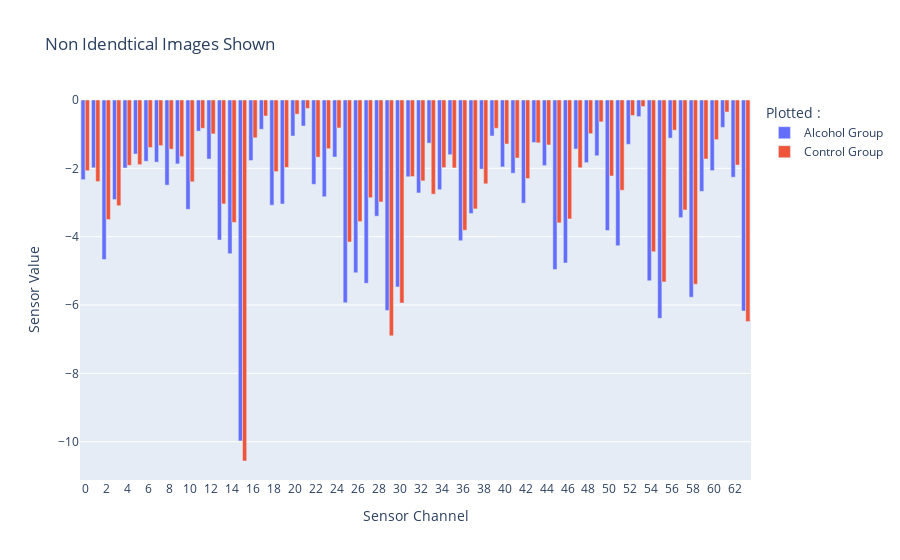

Notebook code for this chart:
### Code cell
B=[]
for i in range(0, 64):
    B.append(str(i))

fig = go.Figure()
fig.add_trace(go.Bar(x=B, y=x5, name="Alcohol Group"))
fig.add_trace(go.Bar(x=B, y=x6, name="Control Group"))

fig.update_layout(barmode='group',
                    title="Non Idendtical Images Shown",
                    xaxis_title="Sensor Channel",
                    yaxis_title="Sensor Value",
                    legend_title="Plotted :",)

fig.show()

### Figure 1 — Plotly figure (JSON) as saved in the notebook; plotly's stock layout.template omitted (floating-point values rounded to 4 significant figures)
{"data": [{"name": "Alcohol Group", "type": "bar", "x": ["0", "1", "2", "3", "4", "5", "6", "7", "8", "9", "10", "11", "12", "13", "14", "15", "16", "17", "18", "19", "20", "21", "22", "23", "24", "25", "26", "27", "28", "29", "30", "31", "32", "33", "34", "35", "36", "37", "38", "39", "40", "41", "42", "43", "44", "45", "46", "47", "48", "49", "50", "51", "52", "53", "54", "55", "56", "57", "58", "59", "60", "61", "62", "63"], "y": [-2.332, -1.984, -4.669, -2.914, -1.99, -1.58, -1.795, -1.818, -2.492, -1.87, -3.201, -0.911, -1.729, -4.098, -4.498, -9.977, -1.771, -0.8562, -3.079, -3.045, -1.054, -0.7621, -2.467, -2.831, -1.669, -5.935, -5.055, -5.365, -3.4, -6.16, -5.473, -2.247, -2.721, -1.263, -2.626, -1.601, -4.118, -3.323, -2.023, -1.053, -1.958, -2.144, -3.019, -1.246, -1.92, -4.963, -4.77, -1.436, -1.832, -1.632, -3.823, -4.264, -1.298, -0.4859, -5.292, -6.391, -1.116, -3.442, -5.77, -2.675, -2.066, -0.8017, -2.26, -6.176]}, {"name": "Control Group", "type": "bar", "x": ["0", "1", "2", "3", "4", "5", "6", "7", "8", "9", "10", "11", "12", "13", "14", "15", "16", "17", "18", "19", "20", "21", "22", "23", "24", "25", "26", "27", "28", "29", "30", "31", "32", "33", "34", "35", "36", "37", "38", "39", "40", "41", "42", "43", "44", "45", "46", "47", "48", "49", "50", "51", "52", "53", "54", "55", "56", "57", "58", "59", "60", "61", "62", "63"], "y": [-2.069, -2.387, -3.499, -3.094, -1.912, -1.892, -1.392, -1.335, -1.439, -1.657, -2.394, -0.8284, -0.9931, -3.042, -3.583, -10.57, -1.106, -0.4677, -2.096, -1.974, -0.4143, -0.2485, -1.673, -1.426, -0.8187, -4.157, -3.558, -2.86, -2.985, -6.902, -5.943, -2.24, -2.367, -2.756, -1.979, -1.988, -3.811, -3.187, -2.452, -0.8272, -1.288, -1.699, -2.299, -1.255, -1.316, -3.596, -3.481, -1.983, -0.9864, -0.6405, -2.225, -2.643, -0.4532, -0.1891, -4.443, -5.323, -0.8827, -3.219, -5.39, -1.727, -1.16, -0.3513, -1.903, -6.484]}], "layout": {"barmode": "group", "legend": {"title": {"text": "Plotted :"}}, "title": {"text": "Non Idendtical Images Shown"}, "xaxis": {"title": {"text": "Sensor Channel"}}, "yaxis": {"title": {"text": "Sensor Value"}}}}
